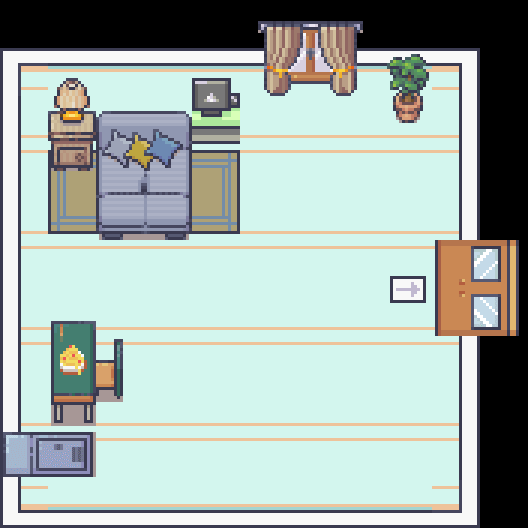

Tiled map render using the project's own tile images. Description and the whole map definition, tile-layer contents included, below:
An orthogonal 11x11 tile map with 48x48 px tiles, 1 tile layer (Tile Layer 1) and 11 objects.

<map version="1.10" tiledversion="1.10.2" orientation="orthogonal" renderorder="right-down" width="11" height="11" tilewidth="48" tileheight="48" infinite="0" nextlayerid="3" nextobjectid="17">
 <tileset firstgid="1" source="stanza letto Bob.tsx" />
 <layer id="1" name="Tile Layer 1" width="11" height="11">
  <data encoding="csv">
571,572,573,574,575,576,577,578,579,580,581,
601,602,603,604,605,606,607,608,609,610,611,
631,632,633,634,635,636,637,638,639,640,641,
661,662,663,664,665,666,667,668,669,670,671,
691,692,693,694,695,696,697,698,699,700,701,
721,722,723,724,725,726,727,728,729,730,731,
751,752,753,754,755,756,757,758,759,760,761,
781,782,783,784,785,786,787,788,789,790,791,
811,812,813,814,815,816,817,818,819,820,821,
841,842,843,844,845,846,847,848,849,850,851,
871,872,873,874,875,876,877,878,879,880,881
</data>
 </layer>
 <objectgroup id="2" name="collision mask">
  <object id="1" x="0" y="49" width="18" height="475" />
  <object id="2" x="20" y="511" width="459" height="16" />
  <object id="3" x="460" y="333" width="20" height="176" />
  <object id="4" x="460" y="49" width="20" height="190" />
  <object id="7" x="98" y="112" width="92" height="129" />
  <object id="9" x="193" y="99" width="47" height="45" />
  <object id="10" x="50" y="111" width="43" height="60" />
  <object id="12" x="51" y="323" width="43" height="90" />
  <object id="13" x="4" y="432" width="85" height="42" />
  <object id="14" x="395" y="122">
   <polygon points="0,0 28,0 35,-47 27,-68 -5,-68 -10,-50" />
  </object>
  <object id="16" x="16" y="45" width="458" height="17" />
 </objectgroup>
</map>
